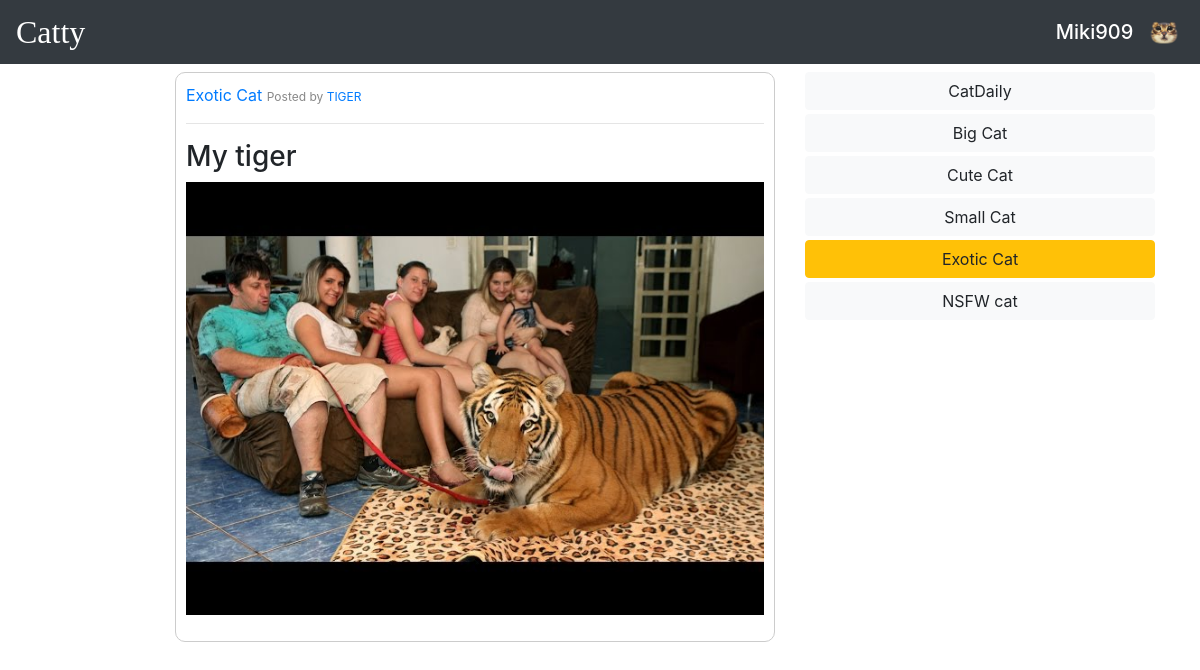
Screenshot of /index.php/threads/index?thread_id=6 (signed in) with the database file from the repository.
### tables this page shows
CREATE TABLE `posts` (
  `id` bigint(20) UNSIGNED NOT NULL,
  `title` varchar(50) NOT NULL,
  `text` text DEFAULT NULL,
  `photo_url` text DEFAULT NULL,
  `user_id` bigint(20) UNSIGNED NOT NULL,
  `thread_id` bigint(20) UNSIGNED NOT NULL
);

CREATE TABLE `threads` (
  `id` bigint(20) UNSIGNED NOT NULL,
  `title` varchar(20) NOT NULL,
  `description` text NOT NULL
);

CREATE TABLE `users` (
  `id` bigint(20) UNSIGNED NOT NULL,
  `catname` varchar(30) NOT NULL,
  `password` varchar(255) NOT NULL,
  `salt` varchar(64) NOT NULL,
  `catavatar` text DEFAULT NULL,
  `email` varchar(30) NOT NULL,
  `admin` tinyint(1) NOT NULL
);

### controller/ThreadController.php (called while the page is built, shortened)
<?php
require_once("model/PostDB.php");
require_once("model/ThreadDB.php");
class ThreadController {
    public static function index() {
        $threads = ThreadDB::getAllThreads();
        $threadActive = isset($_GET["thread_id"]) ? $_GET["thread_id"] : null;
        $userId = isset($_GET["user_id"]) ? $_GET["user_id"] : null;
        if (isset($userId)) {
            $posts = PostDB::getAllForUser($userId);
        } else {
            $posts = ($threadActive) ? PostDB::getAllForThread($threadActive) : PostDB::getAll();
        }
        $notice = (empty($posts)) ? "No posts that's just CATastrofic. Create a CAT post right now." : "";
        ViewHelper::render("view/threads/index.php", [
            'posts' => $posts,
            'threads' => $threads,
            'threadActive' => $threadActive,
            'notice' => $notice,
        ]);
    }
}

### model/PostDB.php (called while the page is built, shortened)
<?php
class PostDB {
    public static function getAllForThread($threadActive) {
        $db = DBInit::getInstance();
        $query = "SELECT p.id, p.title, p.text, p.photo_url, u.catname, t.title AS thread_title, t.id AS tid, u.id AS uid
            FROM posts p
            JOIN users u ON p.user_id = u.id
            JOIN threads t ON p.thread_id = t.id
            WHERE p.thread_id = :thread_id
            ORDER BY p.id DESC";
        $statement = $db->prepare($query);
        $statement->bindParam(":thread_id", $threadActive);
        $statement->execute();
        $posts = $statement->fetchAll();
        return $posts;
    }
}

### model/ThreadDB.php (called while the page is built, shortened)
<?php
class ThreadDB {
    public static function getAllThreads() {
        $db = DBInit::getInstance();
        $statement = $db->prepare("SELECT * FROM threads");
        $statement->execute();
        $threads = $statement->fetchAll(PDO::FETCH_ASSOC);
        return $threads;
    }
}

### view/threads/_thread_list.php (the view)
<?php foreach ($threads as $thread) : ?>
    <div class="thread">
        <?php
            $threadClass = ($threadActive == $thread['id']) ? 'btn btn-warning btn-block mb-1' : 'btn btn-light btn-block mb-1';
        ?>
        <a href="<?= BASE_URL . 'threads/index?thread_id=' . $thread['id'] ?>" class="<?= $threadClass ?>"><?php echo $thread['title']; ?></a>
    </div>
<?php endforeach; ?>

### view/threads/index.php (shortened to what this page needs)
<!DOCTYPE html>
<html>
<?php
    include 'view/application/head.php';
?>
<body>
    <?php
        include 'view/application/navbar.php';
    ?>
    <div class="container">
        <div class="row">
            <div class="col-12 col-lg-8 d-flex justify-content-center justify-content-lg-end">
                <div class="posts-container">
                    <?php
                    foreach ($posts as $post) :
                        include 'view/posts/_post.php';
                    endforeach; ?>
                </div>
            </div>
            <div class="col-lg-4">
                <div class="right-column">
                    <?php
                        include 'view/threads/_thread_list.php';
                    ?>
                </div>
            </div>
        </div>
    </div>
</body>
</html>

### view/posts/_post.php (shortened to what this page needs)
<div class="post cursor-pointer" style="max-width: 600px;" onclick="redirectToPost(<?= $post["id"] ?>);">
    <div class="post-header">
        <div class="thread-info d-flex justify-content-space-between">
            <div>
                <a href="<?= BASE_URL . 'threads/index?thread_id=' . $post['tid'] ?>">
                <span class="thread-title custom-bold"><?= $post['thread_title'] ?></span>
            </a>
                <span class="posted-by user-text">Posted by
                    <a href="<?= BASE_URL . 'threads/index?user_id=' . $post['uid'] ?>">
                        <?= $post['catname'] ?>
                    </a>
                </span>
            </div>
        </div>
    </div>
    <hr>
    <div class="post-content">
        <h3 class="post-title"><?= $post['title'] ?></h3>
        <?php if (!empty($post['photo_url'])) : ?>
        <img src="<?= ASSETS_URL . htmlspecialchars($post['photo_url']) ?>" alt="Post Photo" class="post-photo w-100">
        <?php endif; ?>
    </div>
</div>

### assets/style.css (style rules this page uses)
.post { border: 1px solid #ccc; border-radius: 10px; padding: 10px; margin-bottom: 20px; width: 100%; }
.cursor-pointer { cursor: pointer; }
.user-text { font-size: 12px; color: #888; }
.justify-content-space-between { justify-content: space-between; }

### rows the page displays
posts: thread.title "Exotic Cat", user.catname "TIGER", title "My tiger", photo_url (placeholder picture)
threads: title "CatDaily"
threads: title "Big Cat"
threads: title "Cute Cat"
threads: title "Small Cat"
threads: title "Exotic Cat"
threads: title "NSFW cat"

### other values shown
$_SESSION['user']['catname'] "Miki909"
